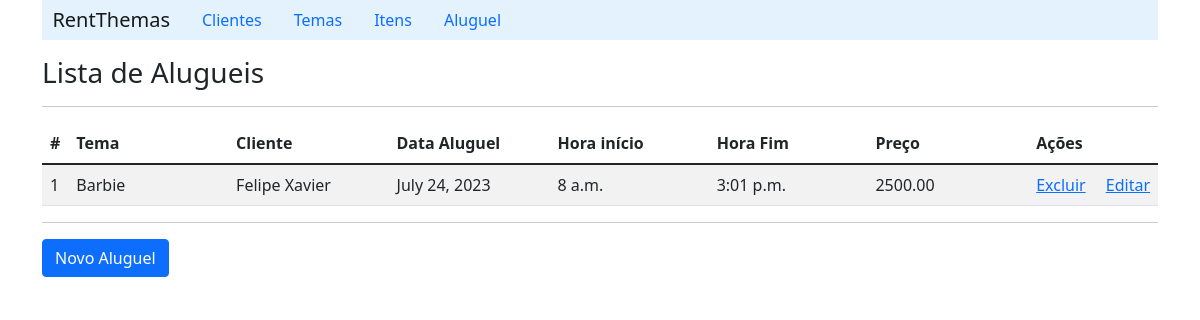
Page /listRent/ on the earlier database version.
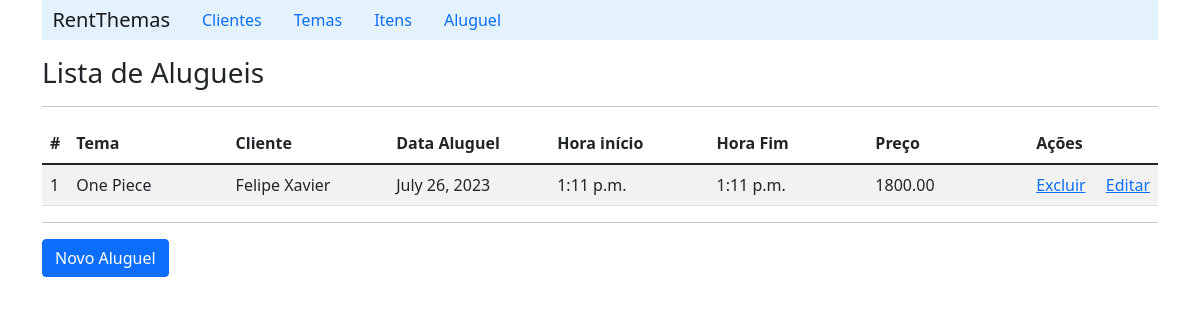
Same page on the later database version.
### aluguel/models.py (models this page shows, shortened)
class Rent(models.Model):
    date = models.DateField(blank=False, null=False)
    start_hours = models.TimeField(auto_now=True, blank=False, null=False)
    end_hours = models.TimeField(auto_now=True, blank=False, null=False)
    price = models.FloatField(default=0.0)
    street = models.CharField(max_length=60, default="")
    number = models.IntegerField(null=True)
    complement = models.CharField(max_length=50, default="")
    district = models.CharField(max_length=20, default="")
    city = models.CharField(max_length=20, default="")
    state = models.CharField(max_length=20, blank=True)
    client = models.ForeignKey('Client', on_delete=CASCADE, related_name='rents')
    theme = models.ForeignKey('Theme', on_delete=CASCADE, related_name='rents')

class Theme(models.Model):
    name = models.CharField(max_length=20, blank=False)
    color = models.CharField(max_length=10)
    price = models.FloatField()
    itens =  models.ManyToManyField('Item', related_name='themes')

class Client(models.Model):
    name = models.CharField(max_length=60, blank=False)
    email = models.CharField(max_length=60, blank=True)

### aluguel/views.py (the view)
# urls.py: path('listRent/', RentViews.listRent),
    def listRent(request):
        rent_list = RentDao().list_all()
        context = {'rent_list': rent_list}
        return render(request, 'rent/listRent.html', context)

### aluguel/daos.py (called while the page is built)
    def list_all(self):
        return Rent.objects.all()

### aluguel/templates/rent/listRent.html (shortened to what this page needs)
{% extends "index.html" %}
    {% block content %}
        <h3>Lista de Alugueis</h3>
        <hr>
        <table class="table table-striped">
            {% if rent_list %}
                <thead>
                    <tr>
                        <th scope="col">#</th>
                        <th scope="col">Tema</th>
                        <th scope="col">Cliente</th>
                        <th scope="col">Data Aluguel</th>
                        <th scope="col">Hora início</th>
                        <th scope="col">Hora Fim</th>
                        <th scope="col">Preço</th>
                        <th scope="col">Ações</th>
                        <th scope="col"></th>
                    </tr>
                </thead>
                {% for rent in rent_list%}
                    <tr>
                        <td width='15'>{{rent.id}}</td>
                        <td width='170'>{{rent.theme.name}}</td>
                        <td width='170'>{{rent.client.name}}</td>
                        <td width='170'>{{rent.date}}</td>
                        <td width='170'>{{rent.start_hours}}</td>
                        <td width='170'>{{rent.end_hours}}</td>
                        <td width='170'>{{rent.price | floatformat:2}}</td>
                        <td width='70'><a href="/deleteRent/{{rent.id}}">Excluir</a></td>
                        <td><a href="/detailRent/{{rent.id}}">Editar</a></td>
                    </tr>
                {% endfor %}
            {% else %}
                <p>Nenhum item cadastrado!!</p>
            {%endif%}
        </table>
        <hr>
        <a class="btn btn-primary" href="/formRent">Novo Aluguel</a>
    {% endblock %}

Differences in the rows shown:
changed Rent "Felipe Xavier": theme.name "Barbie" → "One Piece"; date "July 24, 2023" → "July 26, 2023"; start_hours "8 a.m." → "1:11 p.m."; end_hours "3:01 p.m." → "1:11 p.m."; price "2500.00" → "1800.00"
